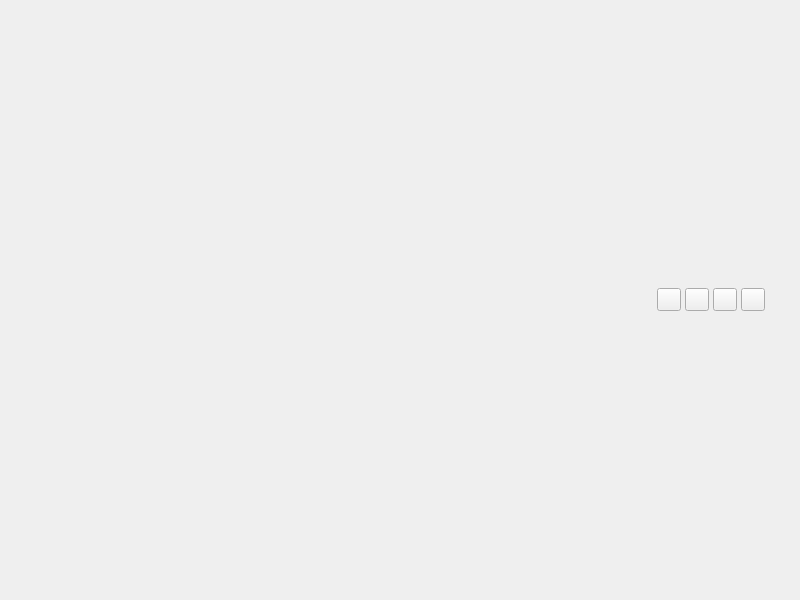
<?xml version="1.0" encoding="UTF-8"?>
<ui version="4.0">
 <class>TaskView</class>
 <widget class="QWidget" name="TaskView">
  <property name="geometry">
   <rect>
    <x>0</x>
    <y>0</y>
    <width>800</width>
    <height>600</height>
   </rect>
  </property>
  <property name="windowTitle">
   <string>Form</string>
  </property>
  <layout class="QVBoxLayout" name="verticalLayout">
   <item>
    <widget class="SingleDirectionScrollArea" name="SingleDirectionScrollArea">
     <property name="styleSheet">
      <string notr="true">QScrollArea{background: transparent; border: none}</string>
     </property>
     <property name="widgetResizable">
      <bool>true</bool>
     </property>
     <widget class="QWidget" name="scrollAreaWidgetContents">
      <property name="geometry">
       <rect>
        <x>0</x>
        <y>0</y>
        <width>782</width>
        <height>582</height>
       </rect>
      </property>
      <property name="styleSheet">
       <string notr="true">QWidget#scrollAreaWidgetContents { background: transparent }</string>
      </property>
      <layout class="QVBoxLayout" name="verticalLayout_2">
       <property name="spacing">
        <number>12</number>
       </property>
       <property name="leftMargin">
        <number>24</number>
       </property>
       <property name="topMargin">
        <number>24</number>
       </property>
       <property name="rightMargin">
        <number>24</number>
       </property>
       <property name="bottomMargin">
        <number>24</number>
       </property>
       <item>
        <layout class="QHBoxLayout" name="horizontalLayout">
         <property name="spacing">
          <number>4</number>
         </property>
         <item>
          <spacer name="horizontalSpacer">
           <property name="orientation">
            <enum>Qt::Orientation::Horizontal</enum>
           </property>
           <property name="sizeHint" stdset="0">
            <size>
             <width>40</width>
             <height>20</height>
            </size>
           </property>
          </spacer>
         </item>
         <item>
          <widget class="SplitToolButton" name="addTaskSplitButton"/>
         </item>
         <item>
          <widget class="ToolButton" name="addTaskButton"/>
         </item>
         <item>
          <widget class="ToolButton" name="addSubTaskButton"/>
         </item>
         <item>
          <widget class="ToolButton" name="editTaskTimeButton"/>
         </item>
         <item>
          <widget class="ToolButton" name="deleteTaskButton"/>
         </item>
        </layout>
       </item>
      </layout>
     </widget>
    </widget>
   </item>
  </layout>
 </widget>
 <customwidgets>
  <customwidget>
   <class>ToolButton</class>
   <extends>QToolButton</extends>
   <header>qfluentwidgets</header>
  </customwidget>
  <customwidget>
   <class>SplitToolButton</class>
   <extends>QWidget</extends>
   <header>qfluentwidgets</header>
  </customwidget>
  <customwidget>
   <class>SingleDirectionScrollArea</class>
   <extends>QScrollArea</extends>
   <header>qfluentwidgets</header>
   <container>1</container>
  </customwidget>
 </customwidgets>
 <resources/>
 <connections/>
</ui>
